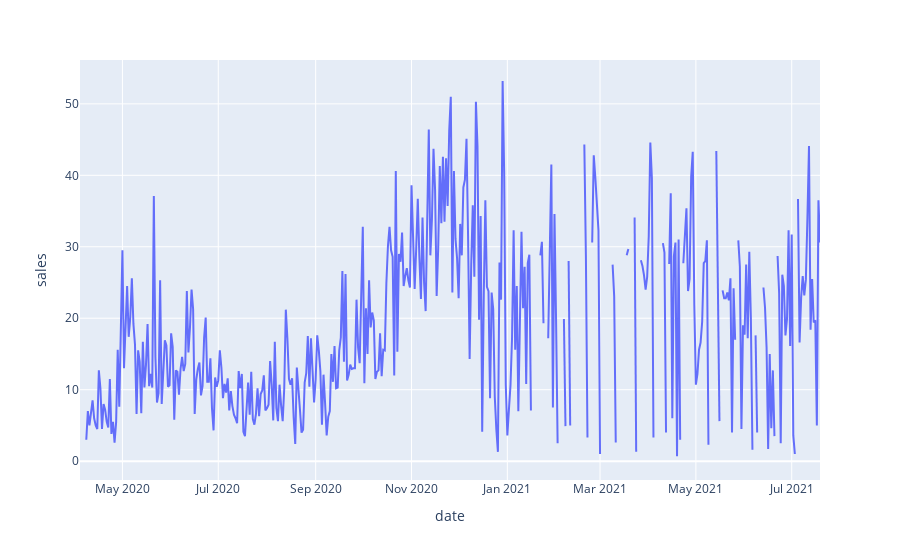

This figure's notebook cell:
### Code cell
fig = px.line(df.loc[(df["SKU"] == 32485) & (df["geoCluster"] == 2043)], x='date', y="sales")
fig.show()

### Figure 1 — Plotly figure (JSON) as saved in the notebook; plotly's stock layout.template omitted (floating-point values rounded to 4 significant figures; data arrays with more than 128 entries replaced by an {"elided": "..."} marker saying what was removed)
{"data": [{"hovertemplate": "date=%{x}<br>sales=%{y}<extra></extra>", "legendgroup": "", "line": {"color": "#636efa", "dash": "solid"}, "marker": {"symbol": "circle"}, "mode": "lines", "name": "", "orientation": "v", "showlegend": false, "type": "scatter", "x": {"elided": "472 str values"}, "xaxis": "x", "y": {"elided": "472 float values"}, "yaxis": "y"}], "layout": {"legend": {"tracegroupgap": 0}, "margin": {"t": 60}, "xaxis": {"anchor": "y", "domain": [0, 1], "title": {"text": "date"}}, "yaxis": {"anchor": "x", "domain": [0, 1], "title": {"text": "sales"}}}}
